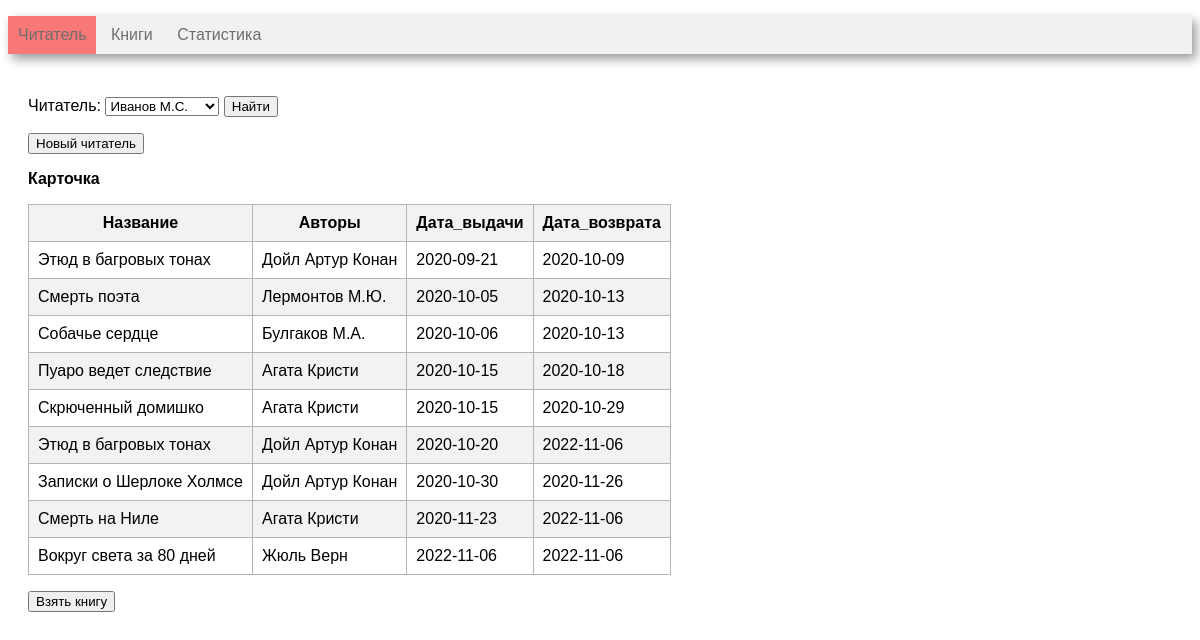
The page / on the database its author committed.
### tables this page shows
CREATE TABLE reader (
       reader_id INTEGER PRIMARY KEY AUTOINCREMENT,
	   reader_name VARCHAR(30)
);

CREATE TABLE book (
      book_id INTEGER PRIMARY KEY AUTOINCREMENT, 
	  title VARCHAR(80),
      genre_id int, 
      publisher_id INT,
      year_publication INT,
      available_numbers INT, 
      FOREIGN KEY (genre_id)  REFERENCES genre (genre_id) ON DELETE CASCADE,
      FOREIGN KEY (publisher_id)  REFERENCES publisher (publisher_id) ON DELETE CASCADE
);

CREATE TABLE book_reader (
      book_reader_id INTEGER PRIMARY KEY AUTOINCREMENT, 
      book_id int, 
      reader_id INT,
	  borrow_date DATE, 
	  return_date DATE,
      FOREIGN KEY (book_id)  REFERENCES book (book_id) ON DELETE CASCADE,
      FOREIGN KEY (reader_id)  REFERENCES reader (reader_id) ON DELETE CASCADE
);

### controllers/index.py (the view)
@app.route('/', methods=['get', 'post'])
def index():
    conn = get_db_connection()
    if (reader_id := request.values.get('reader_id')):
        reader_id = int(reader_id)
        session['reader_id'] = reader_id
    elif (new_reader := request.values.get('new_reader')):
        new_reader = new_reader
        session['reader_id'] = get_new_reader(conn, new_reader)
    elif (book_id := request.values.get('book_id')):
        book_id = int(book_id)
        borrow_book(conn, book_id, session['reader_id'])
    else:
        session['reader_id'] = 1
    if (return_id := request.values.get('return')):
        return_id = int(return_id)
        return_book(conn, return_id, session['reader_id'])
    df_reader = get_reader(conn)
    df_book_reader = get_book_reader(conn, session['reader_id'])
    return render_template(
        'index.html',
        reader_id=session['reader_id'],
        combo_box=df_reader,
        book_reader=df_book_reader,
        len=len,
    )

### models/index_model.py (called while the page is built)
def get_reader(conn):
    return pandas.read_sql('''
        SELECT * FROM reader
    ''', conn)

def get_book_reader(conn, reader_id):
    return pandas.read_sql('''
        WITH get_authors(book_id, authors_name)
        AS(
            SELECT book_id, GROUP_CONCAT(author_name)
            FROM author JOIN book_author USING(author_id)
            GROUP BY book_id
        )
        SELECT
            title AS Название,
            authors_name AS Авторы,
            borrow_date AS Дата_выдачи,
            return_date AS Дата_возврата,
            book_reader_id
        FROM reader
        JOIN book_reader USING(reader_id)
        JOIN book USING(book_id)
        JOIN get_authors USING(book_id)
        WHERE reader.reader_id = :id
        ORDER BY 3
    ''', conn, params={"id": reader_id})

### utils.py (called while the page is built)
def get_db_connection():
    return connect(Path.cwd() / 'library.sqlite3')

### templates/index.html (shortened to what this page needs)
<!DOCTYPE HTML>
<html>
<head>
    <link rel="stylesheet" type="text/css" href="/static/css/style.css" />
        {% macro render_table(table_name, relation, id) %}
        <p>
            <b>{{table_name}} </b>
        </p>
        {% set n = len(relation) %}
        <table border="1" cellpadding="9">
            <tr>
                {% for name in relation.dtypes.index %}
                {% if name != id %}
                <th>{{name}}</th>
                {% endif %}
                {% endfor %}
            </tr>
            <tbody>
                {% for i in range(n) %}
                <tr>
                    {% for name in relation.dtypes.index %}
                    {% if name != id %}
                    <td>
                        {% if relation.loc[i, name] == None %}
                        <form action='' method="post">
                            <input type="hidden" name=return
                                value={{relation.loc[i, "book_reader_id" ]}}>
                            <input type="submit" value="Сдать">
                        </form>
                        {% else %}
                        {{ relation.loc[i, name] }}
                        {% endif %}
                    </td>
                    {% endif %}
                    {% endfor %}
                </tr>
                {% endfor %}
            </tbody>
        </table>
        {% endmacro %}
        {% macro render_select_form(values, internal_name, repr_name,
        selected_value) %}
        <select name="{{ internal_name }}">
            {% for i in range(len(values)) %}
            {% set current = values.loc[i, internal_name] %}
            {% if current == selected_value %}
            <option selected value="{{ current }}">
                {% else %}
            <option value="{{ current }}">
                {% endif %}
                {{ combo_box.loc[i, repr_name] }}
            </option>
            {% endfor %}
        </select>
        {% endmacro %}
</head>
<body>
    {% include 'header.j2' %}
    <div class=block>
        <p>
        <form action='' method="get">
            Читатель:
            {{ render_select_form(combo_box, 'reader_id', 'reader_name', reader_id) }}
            <input type="submit" value="Найти">
        </form>
        </p>
        <form action="/new_reader" method="get">
            <input type="submit" value="Новый читатель">
        </form>
        {{ render_table("Карточка", book_reader, "book_reader_id") }}
        <form action="/search" method="get">
            <input type="submit" value="Взять книгу">
        </form>
    </div>
</body>
</html>

### templates/header.j2
<div class="menu">
    <ul>
        <li class=active><a href="/">Читатель</a></li>
        <li><a href="#">Книги</a></li>
        <li><a href="#">Статистика</a></li>
    </ul>
</div>

### static/css/style.css (style rules this page uses)
table { border-collapse: collapse; }
table, th, td { border-color: rgb(180, 180, 180); }
tr:nth-child(2n), th { background-color: rgb(242, 242, 242); }
.menu { background-color: #f1f1f1; box-shadow: 4px 5px 10px rgba(0, 0, 0, 0.4); width: 100%; }
.menu li { display: inline-block; vertical-align: top; padding: 10px; color: #6f6d6d; }
.menu a { text-decoration: none; color: #6f6d6d; }
.menu ul { padding: 0px; }
.active { background-color: #f87777; color: #f8f8f8; }
.block { padding: 10px 20px; }
* { font-family: sans-serif; }

### rows shown on the page
reader: reader_id "Иванов М.С."
book: title "Этюд в багровых тонах" "Этюд в багровых тонах"
book_reader: borrow_date "2020-09-21" "2020-10-09"
book: title "Смерть поэта"
book_reader: borrow_date "2020-10-05" "2020-10-13"
book: title "Собачье сердце"
book_reader: borrow_date "2020-10-06" "2020-10-13"
book: title "Пуаро ведет следствие"
book_reader: borrow_date "2020-10-15" "2020-10-18"
book: title "Скрюченный домишко"
book_reader: borrow_date "2020-10-15" "2020-10-29"
book_reader: borrow_date "2020-10-20" "2022-11-06"
book: title "Записки о Шерлоке Холмсе"
book_reader: borrow_date "2020-10-30" "2020-11-26"
book: title "Смерть на Ниле"
book_reader: borrow_date "2020-11-23" "2022-11-06"
book: title "Вокруг света за 80 дней"
book_reader: borrow_date "2022-11-06" "2022-11-06"

### other values the page prints
{{ table_name }} "Карточка"
{{ name }} "Название" "Авторы" "Дата_выдачи" "Дата_возврата"
{{ relation.loc[i, name] }} "Дойл Артур Конан" "Лермонтов М.Ю." "Булгаков М.А." "Агата Кристи" "Агата Кристи" "Дойл Артур Конан" "Дойл Артур Конан" "Агата Кристи" "Жюль Верн"
